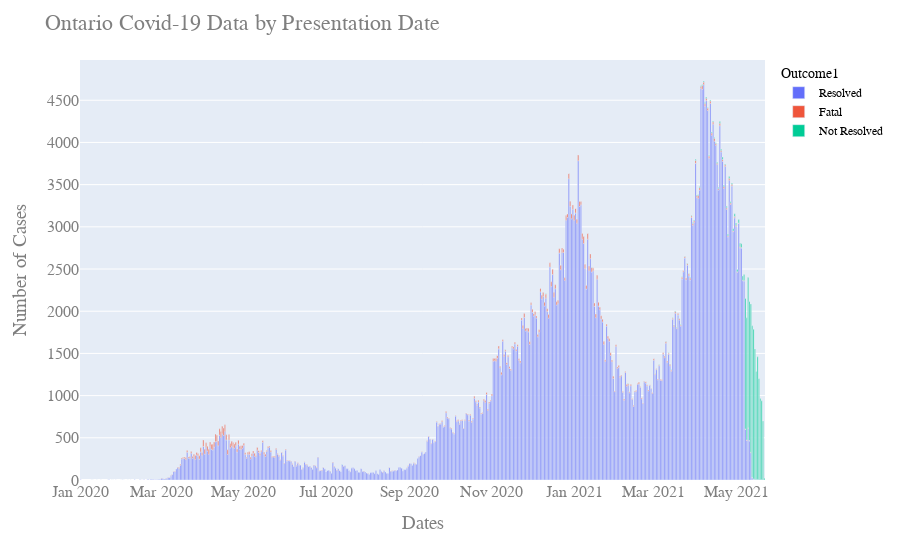

The notebook cell saved with this chart:
### Code cell
fig = px.bar(df4, x="Accurate_Episode_Date", y="CASES", color='Outcome1')
fig.update_layout(
    title="Ontario Covid-19 Data by Presentation Date",
    xaxis_title="Dates",
    yaxis_title="Number of Cases",
    font=dict(
        family="Courier New, monospace",
        size=16,
        color="#7f7f7f"
    ),
    legend=dict(
        font=dict(
            family="sans-serif",
            size=12,
            color="black"
        )
    )
)
fig.show()
#fig.write_html("Ontariobar.html")

### Figure 1 — Plotly figure (JSON) as saved in the notebook; plotly's stock layout.template omitted (floating-point values rounded to 4 significant figures; data arrays with more than 128 entries replaced by an {"elided": "..."} marker saying what was removed)
{"data": [{"alignmentgroup": "True", "hovertemplate": "Outcome1=Resolved<br>Accurate_Episode_Date=%{x}<br>CASES=%{y}<extra></extra>", "legendgroup": "Resolved", "marker": {"color": "#636efa"}, "name": "Resolved", "offsetgroup": "Resolved", "orientation": "v", "showlegend": true, "textposition": "auto", "type": "bar", "x": {"elided": "477 str values"}, "xaxis": "x", "y": {"elided": "477 int values"}, "yaxis": "y"}, {"alignmentgroup": "True", "hovertemplate": "Outcome1=Fatal<br>Accurate_Episode_Date=%{x}<br>CASES=%{y}<extra></extra>", "legendgroup": "Fatal", "marker": {"color": "#EF553B"}, "name": "Fatal", "offsetgroup": "Fatal", "orientation": "v", "showlegend": true, "textposition": "auto", "type": "bar", "x": {"elided": "403 str values"}, "xaxis": "x", "y": {"elided": "403 int values"}, "yaxis": "y"}, {"alignmentgroup": "True", "hovertemplate": "Outcome1=Not Resolved<br>Accurate_Episode_Date=%{x}<br>CASES=%{y}<extra></extra>", "legendgroup": "Not Resolved", "marker": {"color": "#00cc96"}, "name": "Not Resolved", "offsetgroup": "Not Resolved", "orientation": "v", "showlegend": true, "textposition": "auto", "type": "bar", "x": ["2020-07-08T00:00:00", "2020-07-13T00:00:00", "2020-11-05T00:00:00", "2020-11-11T00:00:00", "2020-11-12T00:00:00", "2020-12-02T00:00:00", "2020-12-11T00:00:00", "2020-12-14T00:00:00", "2020-12-22T00:00:00", "2020-12-28T00:00:00", "2021-01-02T00:00:00", "2021-01-06T00:00:00", "2021-01-09T00:00:00", "2021-01-11T00:00:00", "2021-01-14T00:00:00", "2021-01-15T00:00:00", "2021-01-21T00:00:00", "2021-01-24T00:00:00", "2021-02-01T00:00:00", "2021-02-10T00:00:00", "2021-02-11T00:00:00", "2021-02-13T00:00:00", "2021-02-20T00:00:00", "2021-02-22T00:00:00", "2021-02-23T00:00:00", "2021-02-24T00:00:00", "2021-02-26T00:00:00", "2021-02-28T00:00:00", "2021-03-01T00:00:00", "2021-03-02T00:00:00", "2021-03-05T00:00:00", "2021-03-10T00:00:00", "2021-03-12T00:00:00", "2021-03-13T00:00:00", "2021-03-14T00:00:00", "2021-03-15T00:00:00", "2021-03-16T00:00:00", "2021-03-17T00:00:00", "2021-03-18T00:00:00", "2021-03-20T00:00:00", "2021-03-21T00:00:00", "2021-03-22T00:00:00", "2021-03-23T00:00:00", "2021-03-24T00:00:00", "2021-03-25T00:00:00", "2021-03-26T00:00:00", "2021-03-27T00:00:00", "2021-03-28T00:00:00", "2021-03-29T00:00:00", "2021-03-30T00:00:00", "2021-03-31T00:00:00", "2021-04-01T00:00:00", "2021-04-02T00:00:00", "2021-04-03T00:00:00", "2021-04-04T00:00:00", "2021-04-05T00:00:00", "2021-04-06T00:00:00", "2021-04-07T00:00:00", "2021-04-08T00:00:00", "2021-04-09T00:00:00", "2021-04-10T00:00:00", "2021-04-11T00:00:00", "2021-04-12T00:00:00", "2021-04-13T00:00:00", "2021-04-14T00:00:00", "2021-04-15T00:00:00", "2021-04-16T00:00:00", "2021-04-17T00:00:00", "2021-04-18T00:00:00", "2021-04-19T00:00:00", "2021-04-20T00:00:00", "2021-04-21T00:00:00", "2021-04-22T00:00:00", "2021-04-23T00:00:00", "2021-04-24T00:00:00", "2021-04-25T00:00:00", "2021-04-26T00:00:00", "2021-04-27T00:00:00", "2021-04-28T00:00:00", "2021-04-29T00:00:00", "2021-04-30T00:00:00", "2021-05-01T00:00:00", "2021-05-02T00:00:00", "2021-05-03T00:00:00", "2021-05-04T00:00:00", "2021-05-05T00:00:00", "2021-05-06T00:00:00", "2021-05-07T00:00:00", "2021-05-08T00:00:00", "2021-05-09T00:00:00", "2021-05-10T00:00:00", "2021-05-11T00:00:00", "2021-05-12T00:00:00", "2021-05-13T00:00:00", "2021-05-14T00:00:00", "2021-05-15T00:00:00", "2021-05-16T00:00:00", "2021-05-17T00:00:00", "2021-05-18T00:00:00", "2021-05-19T00:00:00", "2021-05-20T00:00:00", "2021-05-21T00:00:00", "2021-05-22T00:00:00"], "xaxis": "x", "y": [1, 1, 1, 1, 1, 1, 1, 2, 1, 1, 1, 1, 1, 1, 1, 1, 1, 1, 1, 1, 2, 1, 1, 1, 1, 1, 1, 1, 1, 2, 1, 2, 2, 3, 3, 3, 3, 5, 4, 2, 7, 3, 2, 3, 2, 7, 5, 5, 7, 6, 9, 15, 9, 7, 10, 10, 9, 13, 13, 12, 8, 10, 10, 13, 9, 9, 9, 10, 14, 19, 14, 28, 14, 10, 17, 16, 21, 14, 16, 28, 34, 26, 27, 42, 41, 46, 49, 72, 1547, 1447, 1779, 1646, 1758, 1796, 1773, 1541, 1280, 1453, 1194, 961, 935, 700, 21], "yaxis": "y"}], "layout": {"barmode": "relative", "font": {"color": "#7f7f7f", "family": "Courier New, monospace", "size": 16}, "legend": {"font": {"color": "black", "family": "sans-serif", "size": 12}, "title": {"text": "Outcome1"}, "tracegroupgap": 0}, "margin": {"t": 60}, "title": {"text": "Ontario Covid-19 Data by Presentation Date"}, "xaxis": {"anchor": "y", "domain": [0, 1], "title": {"text": "Dates"}}, "yaxis": {"anchor": "x", "domain": [0, 1], "title": {"text": "Number of Cases"}}}}
